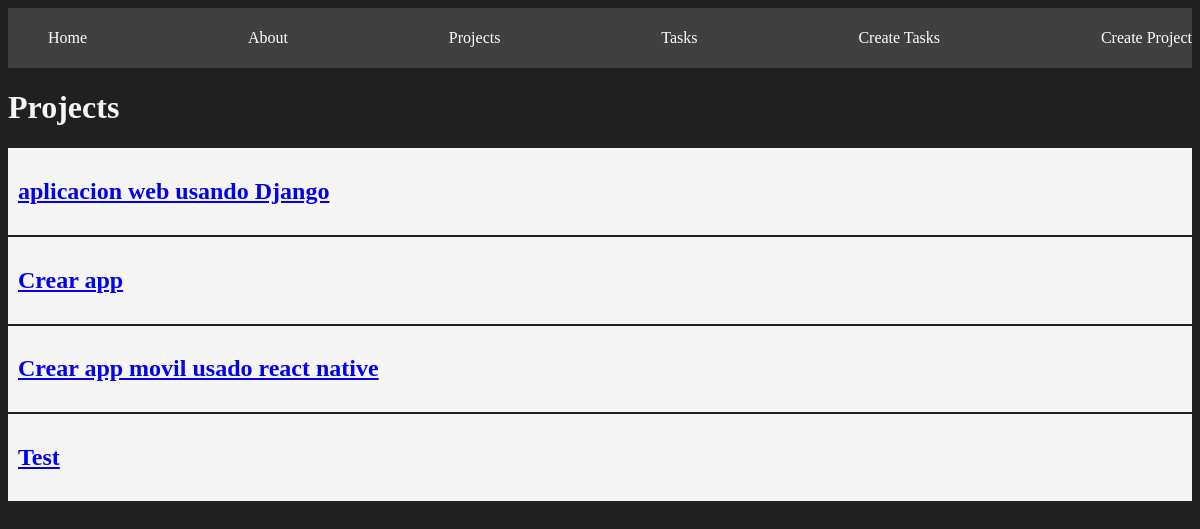
/projects/, run on the app's committed database.
### myapp/models.py (models this page shows, shortened)
class Project(models.Model):
    name= models.CharField(max_length=200)

### myapp/views.py (the view)
# urls.py: path('projects/', views.projects,name="projects"),
def projects(request):
    projects = Project.objects.all()
    return render(request, 'projects/projects.html', {
        'projects': projects
    })

### myapp/templates/projects/projects.html
{% extends 'layout/layout.html' %}
{% block content %}
<h1>Projects</h1>
{% for project in projects %}
<article class="card">
    <a href="{% url 'project_detail' project.id %}">
        <h1>{{project.name}}</h1>
    </a>
</article>
{% endfor %}
{% endblock %}

### myapp/static/styles/main.css (style rules this page uses)
body { background: #202020; color: whitesmoke; }
.card { background: whitesmoke; color: black; padding: 10px; margin-bottom: 2px; }

### data on the page
Project: name "aplicacion web usando Django"
Project: name "Crear app"
Project: name "Crear app movil usado react native"
Project: name "Test"
